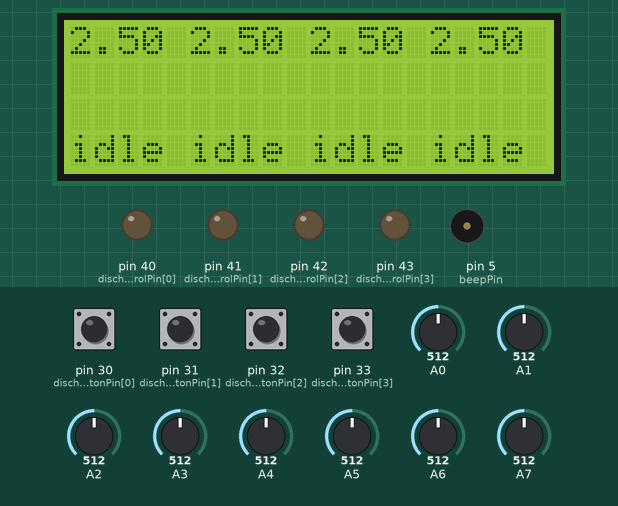
The sketch below on a simulated Arduino Mega 2560, built with avr-gcc and run on an emulated ATmega2560. Shown: 20×4 character LCD, output pins drawn as LEDs (lit = HIGH), buzzer (waves = sounding). Inputs (shaded band) come from the test bench; at power-on: pin 30 (dischargeButtonPin[0]), pin 31 (dischargeButtonPin[1]), pin 32 (dischargeButtonPin[2]), pin 33 (dischargeButtonPin[3]) HIGH, A0 = 512, A1 = 512, A2 = 512, A3 = 512, A4 = 512, A5 = 512, A6 = 512, A7 = 512.

Above: at 1.8 s.
1.9 s: pin 30 (dischargeButtonPin[0]) pulled LOW for 0.45 s
At 4.9 s:
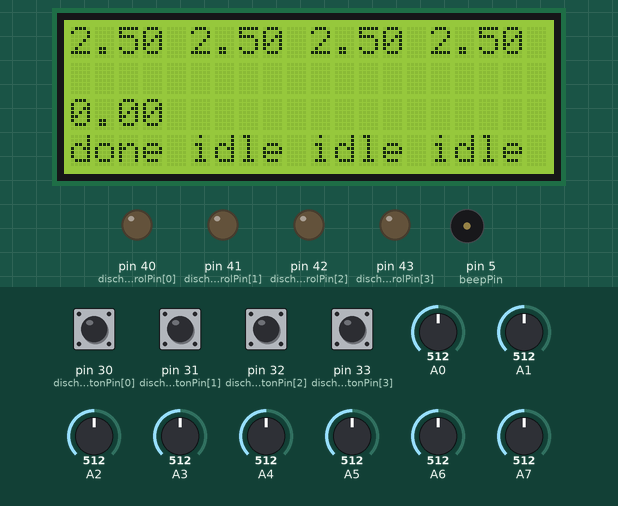
5.3 s: pin 31 (dischargeButtonPin[1]) pulled LOW for 0.45 s
At 8.4 s:
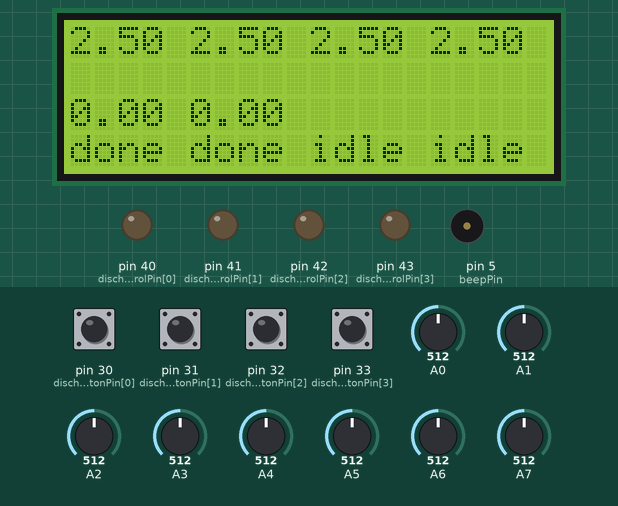
8.7 s: pin 32 (dischargeButtonPin[2]) pulled LOW for 0.45 s
At 11.8 s:
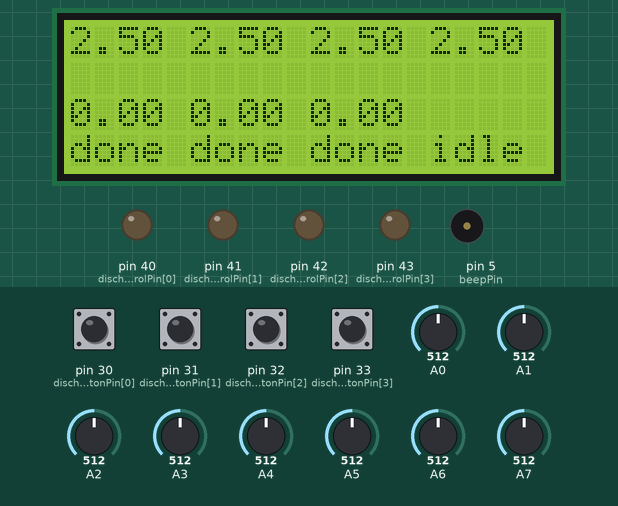
12.1 s: pin 33 (dischargeButtonPin[3]) pulled LOW for 0.45 s
At 15.1 s:
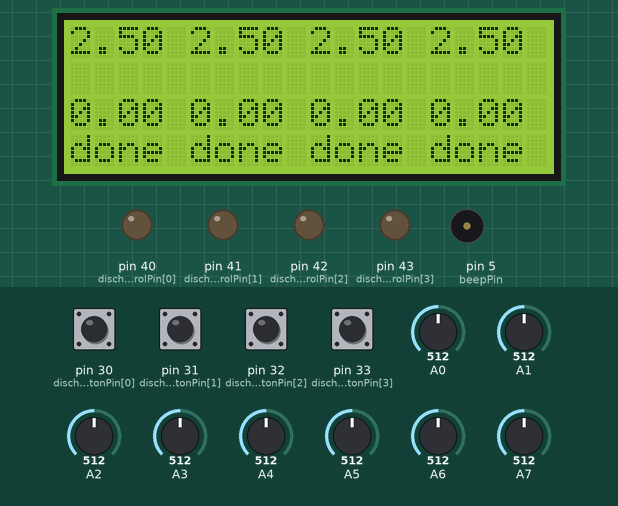
15.4 s: pin 30 (dischargeButtonPin[0]) pulled LOW for 1 s
At 17.5 s:
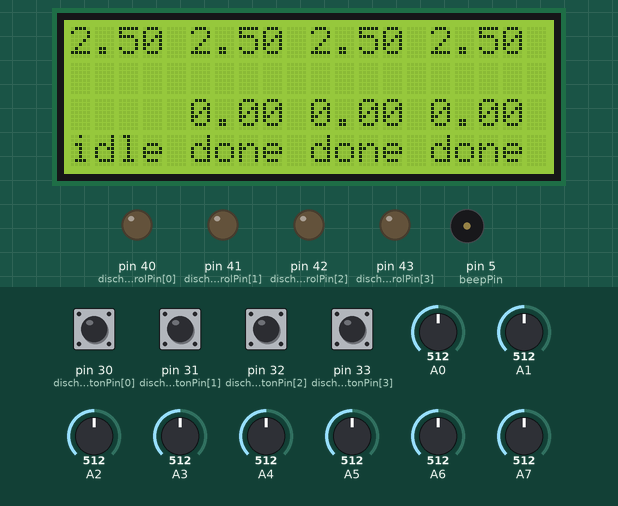
17.9 s: pin 31 (dischargeButtonPin[1]) pulled LOW for 1 s
At 20.0 s:
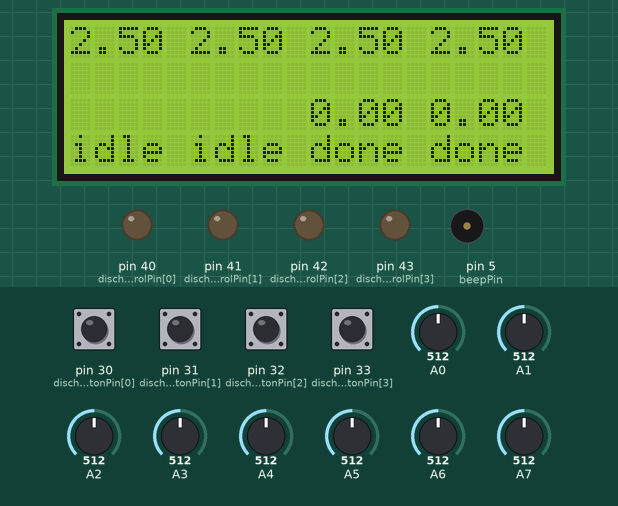
Timing chart, 0 to 21.4 s (numbered marks = the images above; inputs shaded):
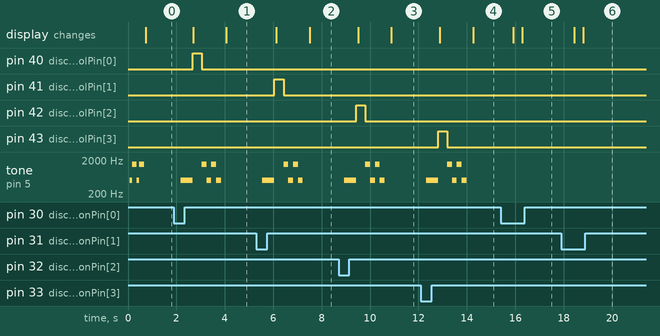

The sketch:

lion_discharger.ino
```cpp
//Compatible with the Arduino IDE 1.0
//Library version:1.1
#include <Wire.h>
#include <LiquidCrystal_I2C.h>

LiquidCrystal_I2C lcd(0x27,20, 4);  // set the LCD address to 0x27 for a 20 chars and 4 line display

const float lowCellVoltage = 2.9; // stop discharge when cellvoltage is lower than this voltage
const float cellDetectVoltage = 2.0;  // detect cell if it has more than this voltage
const float overheatProtectionTemperature = 45;  // stop discharge when temperature hits this celcius, this is generous setting
const bool overheatProtection = false; // enable / disable overheat protection and temperature sensing

int dischargeControlPin[] = {40, 41, 42, 43}; // output to MOSFETS gates
int dischargeButtonPin[] = {30, 31, 32, 33}; // buttons pins
int battPin[] = {4, 5, 6, 7}; // voltage probes to battery + poles
int shuntPin[] = {0, 1, 2, 3}; // voltage probes on the shunt resistors
int tempPin[] = {8, 9, 10, 11}; // LM35 temperature pins
int beepPin = 5; // piezo buzzer pin

// cells data storages
float voltage[] = {0, 0, 0, 0};
float current[] = {0, 0, 0, 0};
float capacity[] = {0, 0, 0, 0};
float temperature[] = {0, 0, 0, 0};
float maxTemperature[] = {0, 0, 0, 0};
int status[] = {0, 0, 0, 0};

unsigned long dischargeStartedAt[] = {0, 0, 0, 0};
unsigned long lastMeasureAt[] = {0, 0, 0, 0};

// status = 0 no battery
// status = 1 idle
// status = 2 dicharging
// status = 3 disconnected
// status = 4 finished

void printData(int cell) {
  int margin = cell * 5;
  if (status[cell] == 0) {
    lcd.setCursor(margin, 0);
    lcd.print("N/A ");
    lcd.setCursor(margin, 1);
    lcd.print("    ");
    lcd.setCursor(margin, 2);
    lcd.print("    ");
    lcd.setCursor(margin, 3);
    if (overheatProtection) {
      lcd.print(temperature[cell], 1);
    } else {
      lcd.print("    ");
    }
  }
  else {
    // 1. line voltage
    lcd.setCursor(margin, 0);
    lcd.print(voltage[cell], 2);
    // 2. line current
    lcd.setCursor(margin, 1);
    if (status[cell] == 2) {
      lcd.print(current[cell], 2);
    } else {
      lcd.print("    ");
    }
    // 3. line capacity
    lcd.setCursor(margin, 2);
    if (status[cell] >= 2) {
      lcd.print(capacity[cell], 2);
    } else {
      lcd.print("    ");
    }
    // 4.line status | temperature
    lcd.setCursor(margin, 3);
    if (overheatProtection) {
      if (status[cell] == 1 || status[cell] == 2) {
        lcd.print(temperature[cell], 1);
      }
      else {
        lcd.print(maxTemperature[cell], 1);
      }
    }
    else {
      if (status[cell] == 1) {
        lcd.print("idle");
      } else if (status[cell] == 2) {
        lcd.print("DIS ");
      } else if (status[cell] == 3) {
        lcd.print("????");
      } else if (status[cell] == 4) {
        lcd.print("done");
      }
    }
  }
}

void readData(int cell) {
  voltage[cell] = analogRead(battPin[cell]) * (5.0 / 1023.0);
  current[cell] = (voltage[cell] - analogRead(shuntPin[cell]) * (5.0 / 1023.0)) / 5.3;
  if (overheatProtection) {
    temperature[cell] = analogRead(tempPin[cell]) * (500.0 / 1023.0);
  }
  if (current[cell] < 0) {
    current[cell] = 0.0;
  }
  if (status[cell] == 2) {
    capacity[cell] = capacity[cell] + (current[cell] * (millis() - lastMeasureAt[cell]) / 3600000.0 );
    lastMeasureAt[cell] = millis();
  }
}

void processData(int cell) {
  // no battery
  if (status[cell] == 0) {
    // switch to idle if voltage detected
    if (voltage[cell] > cellDetectVoltage) {
      status[cell] = 1;
    }
  }
  else if (status[cell] == 1) {
    if (voltage[cell] < cellDetectVoltage) {
      status[cell] = 0;
    }
    if (digitalRead(dischargeButtonPin[cell]) == LOW) {
      startDischarge(cell);
    }
  }
  else if (status[cell] == 2) {
    if (overheatProtection && temperature[cell] > maxTemperature[cell]) {
      maxTemperature[cell] = temperature[cell];
    }
    if (voltage[cell] < cellDetectVoltage) { // wait for the cell to reconnect
      pauseDischarge(cell);
    } else if (voltage[cell] < lowCellVoltage || (overheatProtection && (temperature[cell] >= overheatProtectionTemperature)) || digitalRead(dischargeButtonPin[cell]) == LOW) {
      stopDischarge(cell);
      delay(200);
    }
  }
  else if (status[cell] == 3) {
    if (voltage[cell] > cellDetectVoltage) { // cell detected again, continue discharge
      startDischarge(cell);
    }
  }
  else if (status[cell] = 4) {
    if (digitalRead(dischargeButtonPin[cell]) == LOW) {
      resetValues(cell);
      delay(200);
    }
  }
}

void resetValues(int cell) {
  status[cell] = 0;
  digitalWrite(dischargeControlPin[cell], LOW);
  capacity[cell] = 0;
  maxTemperature[cell] = 0;
}

void startDischarge(int cell) {
  beepLow(500);
  status[cell] = 2;
  digitalWrite(dischargeControlPin[cell], HIGH);
  dischargeStartedAt[cell] = millis();
  lastMeasureAt[cell] = millis();
}

void pauseDischarge(int cell) {
  status[cell] = 3;
  digitalWrite(dischargeControlPin[cell], LOW);
  beepHigh(200);
}

void stopDischarge(int cell) {
  status[cell] = 4;
  digitalWrite(dischargeControlPin[cell], LOW);
  beepHigh(200);
  beepLow(200);
  beepHigh(200);
  beepLow(200);
}

void setupCell(int cell) {
  pinMode(dischargeControlPin[cell], OUTPUT);
  pinMode(dischargeButtonPin[cell], INPUT_PULLUP);
  resetValues(cell);
}

void beepLow(int howLong) {
  tone(beepPin, 500);
  delay(howLong);
  noTone(beepPin);
}

void beepHigh(int howLong) {
  tone(beepPin, 1500);
  delay(howLong);
  noTone(beepPin);
}

void setup()
{
  Serial.begin(9600);
  lcd.init();
  lcd.backlight();
  lcd.clear();
  int i;
  for (i = 0; i <= 3; i = i + 1) {
    setupCell(i);
  }
  beepLow(100);
  beepHigh(200);
  beepLow(100);
  beepHigh(200);
}

void loop()
{
  int i;
  for (i = 0; i <= 3; i = i + 1) {
    readData(i);
    processData(i);
  }
  for (i = 0; i <= 3; i = i + 1) {
    printData(i);
  }
  delay(300);
}
```

Measured:
- after the input at 1.9 s, pin 40 (dischargeControlPin[0]): LOW → HIGH after 0.77 s, → LOW 0.38 s later; tone on pin 5 (beepPin): plays 500 Hz for 0.50 s, 1500 Hz for 0.20 s, 500 Hz for 0.20 s, 1500 Hz for 0.20 s, 500 Hz for 0.20 s, starting after 0.27 s; the display: first changes after 0.79 s (image 1 shows a later state)
- after the input at 5.3 s, pin 41 (dischargeControlPin[1]): LOW → HIGH after 0.75 s, → LOW 0.38 s later; tone on pin 5 (beepPin): plays 500 Hz for 0.50 s, 1500 Hz for 0.20 s, 500 Hz for 0.20 s, 1500 Hz for 0.20 s, 500 Hz for 0.20 s, starting after 0.25 s; the display: first changes after 0.82 s (image 2 shows a later state)
- after the input at 8.7 s, pin 42 (dischargeControlPin[2]): LOW → HIGH after 0.73 s, → LOW 0.38 s later; tone on pin 5 (beepPin): plays 500 Hz for 0.50 s, 1500 Hz for 0.20 s, 500 Hz for 0.20 s, 1500 Hz for 0.20 s, 500 Hz for 0.20 s, starting after 0.23 s; the display: first changes after 0.81 s (image 3 shows a later state)
- after the input at 12.1 s, pin 43 (dischargeControlPin[3]): LOW → HIGH after 0.71 s, → LOW 0.38 s later; tone on pin 5 (beepPin): plays 500 Hz for 0.50 s, 1500 Hz for 0.20 s, 500 Hz for 0.20 s, 1500 Hz for 0.20 s, 500 Hz for 0.20 s, starting after 0.21 s; the display: first changes after 0.79 s (image 4 shows a later state)
- after the input at 15.4 s, the display: first changes after 0.51 s (image 5 shows a later state)
- after the input at 17.9 s, the display: first changes after 0.53 s (image 6 shows a later state)
